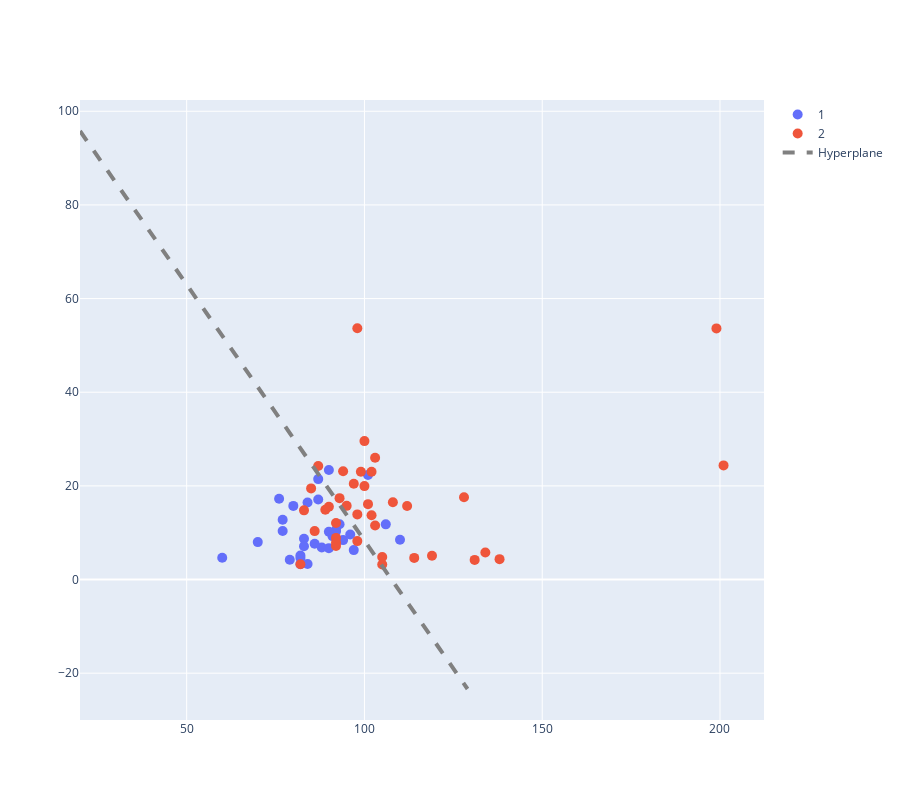

Write notebook code for a chart like this one.
### Code cell
me1=(X[indx_1,:].T-mu1)@(X[indx_1,:].T-mu1).T
me2=(X[indx_2,:].T-mu2)@(X[indx_2,:].T-mu2).T

mew = me1 + me2
mew_inv = np.linalg.inv(mew)
w = mew_inv@(mu1 - mu2)

b=-0.5*(w.T@mu1+w.T@mu2)

fig=go.Figure()
fig.add_trace(go.Scatter(x=X[indx_1,0],y=X[indx_1,1],mode='markers',name='1'))
fig.add_trace(go.Scatter(x=X[indx_2,0],y=X[indx_2,1],mode='markers',name='2'))
fig.update_traces(marker=dict(size=10))

x1=np.arange(20,130,1)

x2=-(w[0,0]/w[1,0])*x1-b/w[1,0]
fig.add_trace(go.Scatter(x=x1,y=x2.flatten(),
                         mode='lines', line=dict(dash='dash',color="gray",width=4),name='Hyperplane'))
fig.update_layout(
    autosize=False,
    width=900,
    height=800)
fig.show()

yptr=np.ones(np.shape(y))

dx=(w.T@X.T + b).flatten()
yptr[dx<0]=2


TPTr=np.shape(np.where((y[indx_1]==yptr[indx_1]))[0])[0]
TNTr=np.shape(np.where((y[indx_2]==yptr[indx_2]))[0])[0]
FPTr=np.shape(np.where((y[indx_2]!=yptr[indx_2]))[0])[0]
FNTr=np.shape(np.where((y[indx_1]!=yptr[indx_1]))[0])[0]


SSTr=TPTr/(TPTr+FNTr)
SPTr=TNTr/(TNTr+FPTr)
PRTr=TPTr/(TPTr+FPTr)
F1ScoreTr=2*(PRTr*SSTr)/(PRTr+SSTr)
ACTr=(TNTr+TPTr)/(TPTr+TNTr+FPTr+FNTr)

print("-----------Training----------------")
print("Sensitivity(%)="+str(SSTr*100))
print("Specificity(%)="+str(SPTr*100))
print("Precision(%)="+str(PRTr*100))
print("F1Score(%)="+str(F1ScoreTr*100))
print("Accuracy(%)="+str(ACTr*100))

### Figure 1 — Plotly figure (JSON) as saved in the notebook; plotly's stock layout.template omitted (floating-point values rounded to 4 significant figures)
{"data": [{"marker": {"size": 10}, "mode": "markers", "name": "1", "type": "scatter", "x": [76.0, 82.0, 88.0, 84.0, 91.0, 90.0, 87.0, 80.0, 83.0, 77.0, 94.0, 97.0, 83.0, 86.0, 90.0, 92.0, 70.0, 84.0, 87.0, 96.0, 79.0, 92.0, 110.0, 101.0, 93.0, 106.0, 60.0, 90.0, 77.0, 82.0, 82.0], "y": [17.26, 3.292, 6.85, 16.44, 9.277, 6.705, 17.1, 15.72, 8.704, 10.38, 8.416, 6.284, 7.091, 7.64, 23.38, 10.32, 7.996, 3.32, 21.44, 9.614, 4.207, 10.58, 8.494, 22.32, 11.79, 11.78, 4.664, 10.19, 12.77, 4.58, 5.14]}, {"marker": {"size": 10}, "mode": "markers", "name": "2", "type": "scatter", "x": [90.0, 103.0, 102.0, 98.0, 134.0, 112.0, 92.0, 95.0, 92.0, 92.0, 87.0, 119.0, 105.0, 85.0, 86.0, 105.0, 99.0, 114.0, 108.0, 92.0, 93.0, 101.0, 201.0, 98.0, 83.0, 100.0, 82.0, 89.0, 94.0, 138.0, 103.0, 102.0, 97.0, 199.0, 98.0, 100.0, 128.0, 131.0], "y": [15.56, 11.55, 23.03, 13.91, 5.768, 15.7, 8.89, 15.74, 7.165, 7.84, 24.25, 5.06, 4.82, 19.46, 10.34, 3.21, 23.03, 4.62, 16.49, 12.07, 17.38, 16.1, 24.37, 8.205, 14.77, 29.56, 3.27, 14.92, 23.12, 4.35, 26.01, 13.74, 20.47, 53.63, 53.67, 19.95, 17.56, 4.19]}, {"line": {"color": "gray", "dash": "dash", "width": 4}, "mode": "lines", "name": "Hyperplane", "type": "scatter", "x": [20, 21, 22, 23, 24, 25, 26, 27, 28, 29, 30, 31, 32, 33, 34, 35, 36, 37, 38, 39, 40, 41, 42, 43, 44, 45, 46, 47, 48, 49, 50, 51, 52, 53, 54, 55, 56, 57, 58, 59, 60, 61, 62, 63, 64, 65, 66, 67, 68, 69, 70, 71, 72, 73, 74, 75, 76, 77, 78, 79, 80, 81, 82, 83, 84, 85, 86, 87, 88, 89, 90, 91, 92, 93, 94, 95, 96, 97, 98, 99, 100, 101, 102, 103, 104, 105, 106, 107, 108, 109, 110, 111, 112, 113, 114, 115, 116, 117, 118, 119, 120, 121, 122, 123, 124, 125, 126, 127, 128, 129], "y": [95.79, 94.69, 93.6, 92.51, 91.41, 90.32, 89.23, 88.13, 87.04, 85.95, 84.85, 83.76, 82.67, 81.57, 80.48, 79.39, 78.29, 77.2, 76.11, 75.01, 73.92, 72.83, 71.73, 70.64, 69.55, 68.46, 67.36, 66.27, 65.18, 64.08, 62.99, 61.9, 60.8, 59.71, 58.62, 57.52, 56.43, 55.34, 54.24, 53.15, 52.06, 50.96, 49.87, 48.78, 47.68, 46.59, 45.5, 44.4, 43.31, 42.22, 41.12, 40.03, 38.94, 37.84, 36.75, 35.66, 34.56, 33.47, 32.38, 31.28, 30.19, 29.1, 28.0, 26.91, 25.82, 24.72, 23.63, 22.54, 21.44, 20.35, 19.26, 18.16, 17.07, 15.98, 14.89, 13.79, 12.7, 11.61, 10.51, 9.419, 8.326, 7.232, 6.139, 5.046, 3.953, 2.859, 1.766, 0.6728, -0.4205, -1.514, -2.607, -3.7, -4.794, -5.887, -6.98, -8.073, -9.167, -10.26, -11.35, -12.45, -13.54, -14.63, -15.73, -16.82, -17.91, -19.01, -20.1, -21.19, -22.29, -23.38]}], "layout": {"autosize": false, "height": 800, "width": 900}}
